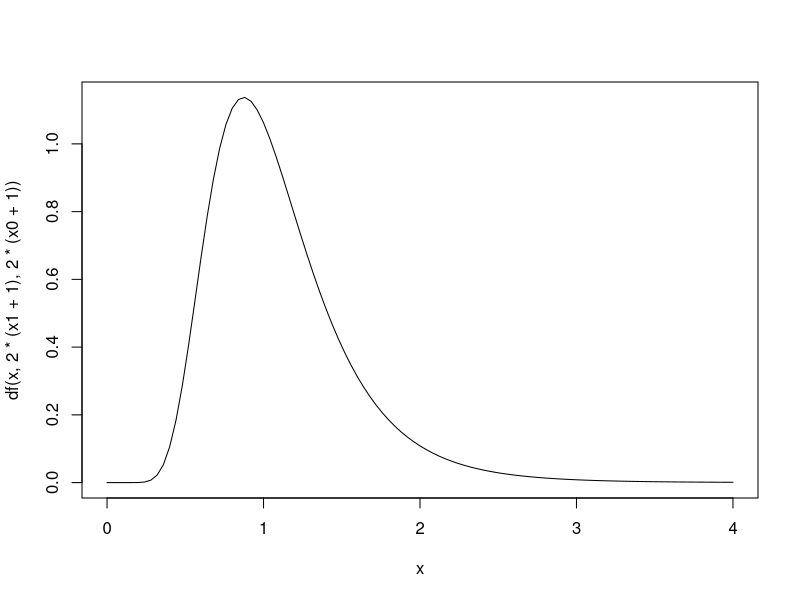
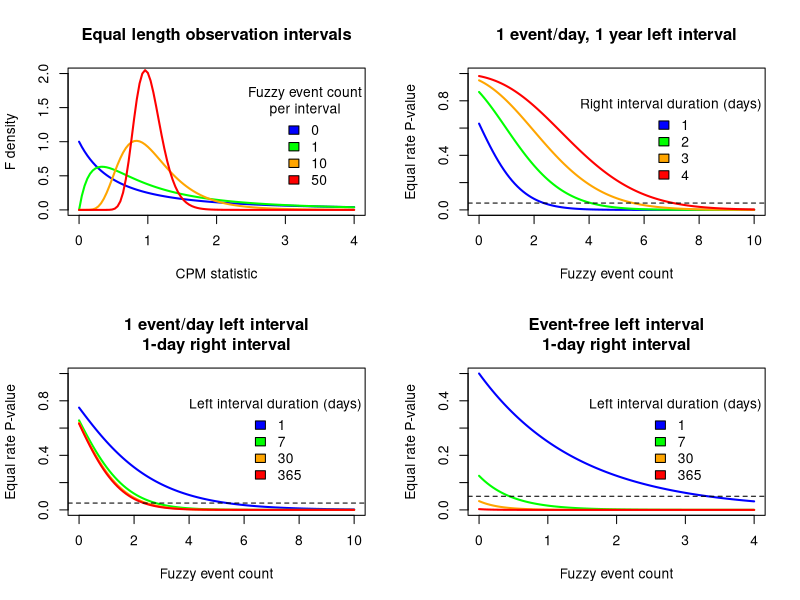

Recreate these plots in R, in order.
##################################################################
# EPITRACK - NOTES ON PROCESS CONTROL

# This script generates figures of the density
# of test statistic.

x0 <- 10
t0 <- 100
x1 <- 20
t1 <- 10

ratio <- (x0 + 1) * t1 / ((x1 + 1) * t0)

curve(df(x, 2*(x1 + 1), 2*(x0 + 1)), 0, 4)

pf(ratio, 2*(x1 + 1), 2*(x0 + 1))

# Fuzzy Poisson rate distribution (FPR)

dfpr <- function(t0, x0, t1, x1) df(
  (x0 + 1) * t1 / ((x1 + 1) * t0),
  2*(x1 + 1), 2*(x0 + 1)
)

pfpr <- function(t0, x0, t1, x1) pf(
  (x0 + 1) * t1 / ((x1 + 1) * t0),
  2*(x1 + 1), 2*(x0 + 1)
)

pfpr(10, 1, 10, 10)

# pdf("CPM F-test curves.pdf", 8, 8)
{
  par(mfrow = c(2,2))

  # DENSITY OF STATISTIC UNDER EQUAL OBSERVATION INTERVALS
  xseq <- c(0, 1, 10, 50)
  cramp <- colorRampPalette(c("blue", "green", "orange", "red"))(length(xseq))
  curve(df(x, 2*(xseq[1] + 1), 2*(xseq[1] + 1)), 0, 4,
        xlab = "CPM statistic", ylab = "F density", lwd = 2, ylim = c(0, 2),
        col = cramp[1], main = "Equal length observation intervals")
  for(i in 2:length(xseq)) {
    curve(df(x, 2*(xseq[i] + 1), 2*(xseq[i] + 1)), add = TRUE, lwd = 2, col = cramp[i])
  }
  legend("right", bty = "n", fill = cramp, legend = xseq, title = "Fuzzy event count\nper interval")

  # P-VALUE OVER SINGLE DAY FUZZY COUNT
  xseq <- c(1, 2, 3, 4)
  curve(pfpr(365, 365, xseq[1], x), 0, 10, lwd = 2, col = cramp[1], ylim = c(0, 1),
        xlab = "Fuzzy event count", ylab = "Equal rate P-value",
        main = "1 event/day, 1 year left interval")
  for(i in 2:length(xseq)) {
    curve(pfpr(365, 365, xseq[i], x), add = TRUE, lwd = 2, col = cramp[i])
  }
  legend("right", bty = "n", fill = cramp, legend = xseq, title = "Right interval duration (days)")
  abline(h = 0.05, lty = 2)

  # IMPACT OF LEARNING PHASE LENGTH
  xseq <- c(1, 7, 30, 365)
  curve(pfpr(xseq[1], xseq[1], 1, x), 0, 10, lwd = 2, col = cramp[1], ylim = c(0, 1),
        xlab = "Fuzzy event count", ylab = "Equal rate P-value",
        main = "1 event/day left interval\n1-day right interval")
  for(i in 2:length(xseq)) {
    curve(pfpr(xseq[i], xseq[i], 1, x), add = TRUE, lwd = 2, col = cramp[i])
  }
  legend("right", bty = "n", fill = cramp, legend = xseq, title = "Left interval duration (days)")
  abline(h = 0.05, lty = 2)

  # IMPACT OF LEARNING PHASE LENGTH
  xseq <- c(1, 7, 30, 365)
  curve(pfpr(xseq[1], 0, 1, x), 0, 4, lwd = 2, col = cramp[1], ylim = c(0, 0.5),
        xlab = "Fuzzy event count", ylab = "Equal rate P-value",
        main = "Event-free left interval\n1-day right interval")
  for(i in 2:length(xseq)) {
    curve(pfpr(xseq[i], 0, 1, x), add = TRUE, lwd = 2, col = cramp[i])
  }
  legend("right", bty = "n", fill = cramp, legend = xseq, title = "Left interval duration (days)")
  abline(h = 0.05, lty = 2)

  par(mfrow = c(1,1))
}
# dev.off()

